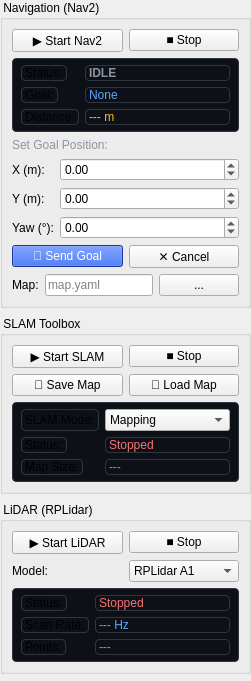
       <widget class="QWidget" name="right_panel">
        <property name="maximumWidth"><number>280</number></property>
        <property name="minimumWidth"><number>260</number></property>
        <layout class="QVBoxLayout" name="right_vlayout">
         <property name="spacing"><number>8</number></property>
         <property name="leftMargin"><number>0</number></property>
     <property name="topMargin"><number>0</number></property>
     <property name="rightMargin"><number>0</number></property>
     <property name="bottomMargin"><number>0</number></property>

         <!-- NAVIGATION GROUP -->
         <item>
          <widget class="QGroupBox" name="grp_navigation">
           <property name="title"><string> Navigation (Nav2)</string></property>
           <layout class="QVBoxLayout">
            <property name="spacing"><number>6</number></property>

            <item>
             <layout class="QHBoxLayout">
              <item>
               <widget class="QPushButton" name="btn_nav_start">
                <property name="text"><string>▶ Start Nav2</string></property>
               </widget>
              </item>
              <item>
               <widget class="QPushButton" name="btn_nav_stop">
                <property name="text"><string>■ Stop</string></property>
               </widget>
              </item>
             </layout>
            </item>

            <!-- Nav Status -->
            <item>
             <widget class="QFrame">
              <property name="styleSheet">
               <string notr="true">QFrame { background: #0d1117; border: 1px solid #30363d; border-radius: 4px; }</string>
              </property>
              <layout class="QFormLayout">
               <property name="leftMargin"><number>8</number></property>
     <property name="topMargin"><number>6</number></property>
     <property name="rightMargin"><number>8</number></property>
     <property name="bottomMargin"><number>6</number></property>
               <item row="0" column="0">
                <widget class="QLabel"><property name="text"><string>Status:</string></property></widget>
               </item>
               <item row="0" column="1">
                <widget class="QLabel" name="lbl_nav_status">
                 <property name="text"><string>IDLE</string></property>
                 <property name="styleSheet"><string notr="true">color: #8b949e; font-weight: bold;</string></property>
                </widget>
               </item>
               <item row="1" column="0">
                <widget class="QLabel"><property name="text"><string>Goal:</string></property></widget>
               </item>
               <item row="1" column="1">
                <widget class="QLabel" name="lbl_nav_goal">
                 <property name="text"><string>None</string></property>
                 <property name="styleSheet"><string notr="true">color: #58a6ff;</string></property>
                </widget>
               </item>
               <item row="2" column="0">
                <widget class="QLabel"><property name="text"><string>Distance:</string></property></widget>
               </item>
               <item row="2" column="1">
                <widget class="QLabel" name="lbl_nav_dist">
                 <property name="text"><string>--- m</string></property>
                 <property name="styleSheet"><string notr="true">color: #fbbf24;</string></property>
                </widget>
               </item>
              </layout>
             </widget>
            </item>

            <!-- Goal input -->
            <item>
             <widget class="QLabel">
              <property name="text"><string>Set Goal Position:</string></property>
              <property name="styleSheet"><string notr="true">color: #8b949e;</string></property>
             </widget>
            </item>
            <item>
             <layout class="QFormLayout">
              <item row="0" column="0">
               <widget class="QLabel"><property name="text"><string>X (m):</string></property></widget>
              </item>
              <item row="0" column="1">
               <widget class="QDoubleSpinBox" name="spin_goal_x">
                <property name="minimum"><double>-100.0</double></property>
                <property name="maximum"><double>100.0</double></property>
                <property name="singleStep"><double>0.1</double></property>
                <property name="value"><double>0.0</double></property>
               </widget>
              </item>
              <item row="1" column="0">
               <widget class="QLabel"><property name="text"><string>Y (m):</string></property></widget>
              </item>
              <item row="1" column="1">
               <widget class="QDoubleSpinBox" name="spin_goal_y">
                <property name="minimum"><double>-100.0</double></property>
                <property name="maximum"><double>100.0</double></property>
                <property name="singleStep"><double>0.1</double></property>
                <property name="value"><double>0.0</double></property>
               </widget>
              </item>
              <item row="2" column="0">
               <widget class="QLabel"><property name="text"><string>Yaw (°):</string></property></widget>
              </item>
              <item row="2" column="1">
               <widget class="QDoubleSpinBox" name="spin_goal_yaw">
                <property name="minimum"><double>-180.0</double></property>
                <property name="maximum"><double>180.0</double></property>
                <property name="singleStep"><double>5.0</double></property>
                <property name="value"><double>0.0</double></property>
               </widget>
              </item>
             </layout>
            </item>
            <item>
             <layout class="QHBoxLayout">
              <item>
               <widget class="QPushButton" name="btn_send_goal">
                <property name="text"><string>📍 Send Goal</string></property>
                <property name="styleSheet">
                 <string notr="true">QPushButton { background-color: #1d4ed8; border-color: #3b82f6; color: white; }</string>
                </property>
               </widget>
              </item>
              <item>
               <widget class="QPushButton" name="btn_cancel_goal">
                <property name="text"><string>✕ Cancel</string></property>
               </widget>
              </item>
             </layout>
            </item>

            <!-- Map files -->
            <item>
             <layout class="QHBoxLayout">
              <item>
               <widget class="QLabel"><property name="text"><string>Map:</string></property></widget>
              </item>
              <item>
               <widget class="QLineEdit" name="edit_map_file">
                <property name="placeholderText"><string>map.yaml</string></property>
               </widget>
              </item>
              <item>
               <widget class="QPushButton" name="btn_browse_map">
                <property name="text"><string>...</string></property>
                <property name="maximumWidth"><number>30</number></property>
               </widget>
              </item>
             </layout>
            </item>

           </layout>
          </widget>
         </item>

         <!-- SLAM GROUP -->
         <item>
          <widget class="QGroupBox" name="grp_slam">
           <property name="title"><string> SLAM Toolbox</string></property>
           <layout class="QVBoxLayout">
            <property name="spacing"><number>6</number></property>

            <item>
             <layout class="QHBoxLayout">
              <item>
               <widget class="QPushButton" name="btn_slam_start">
                <property name="text"><string>▶ Start SLAM</string></property>
               </widget>
              </item>
              <item>
               <widget class="QPushButton" name="btn_slam_stop">
                <property name="text"><string>■ Stop</string></property>
               </widget>
              </item>
             </layout>
            </item>

            <item>
             <layout class="QHBoxLayout">
              <item>
               <widget class="QPushButton" name="btn_save_map">
                <property name="text"><string>💾 Save Map</string></property>
               </widget>
              </item>
              <item>
               <widget class="QPushButton" name="btn_load_map">
                <property name="text"><string>📂 Load Map</string></property>
               </widget>
              </item>
             </layout>
            </item>

            <item>
             <widget class="QFrame">
              <property name="styleSheet">
               <string notr="true">QFrame { background: #0d1117; border: 1px solid #30363d; border-radius: 4px; }</string>
              </property>
              <layout class="QFormLayout">
               <property name="leftMargin"><number>8</number></property>
     <property name="topMargin"><number>6</number></property>
     <property name="rightMargin"><number>8</number></property>
     <property name="bottomMargin"><number>6</number></property>
               <item row="0" column="0">
                <widget class="QLabel"><property name="text"><string>SLAM Mode:</string></property></widget>
               </item>
               <item row="0" column="1">
                <widget class="QComboBox" name="combo_slam_mode">
                 <item><property name="text"><string>Mapping</string></property></item>
                 <item><property name="text"><string>Localization</string></property></item>
                 <item><property name="text"><string>Async</string></property></item>
                </widget>
               </item>
               <item row="1" column="0">
                <widget class="QLabel"><property name="text"><string>Status:</string></property></widget>
               </item>
               <item row="1" column="1">
                <widget class="QLabel" name="lbl_slam_status">
                 <property name="text"><string>Stopped</string></property>
                 <property name="styleSheet"><string notr="true">color: #f87171;</string></property>
                </widget>
               </item>
               <item row="2" column="0">
                <widget class="QLabel"><property name="text"><string>Map Size:</string></property></widget>
               </item>
               <item row="2" column="1">
                <widget class="QLabel" name="lbl_map_size">
                 <property name="text"><string>---</string></property>
                 <property name="styleSheet"><string notr="true">color: #8b949e;</string></property>
                </widget>
               </item>
              </layout>
             </widget>
            </item>

           </layout>
          </widget>
         </item>

         <!-- LIDAR GROUP -->
         <item>
          <widget class="QGroupBox" name="grp_lidar">
           <property name="title"><string> LiDAR (RPLidar)</string></property>
           <layout class="QVBoxLayout">
            <property name="spacing"><number>6</number></property>

            <item>
             <layout class="QHBoxLayout">
              <item>
               <widget class="QPushButton" name="btn_lidar_start">
                <property name="text"><string>▶ Start LiDAR</string></property>
               </widget>
              </item>
              <item>
               <widget class="QPushButton" name="btn_lidar_stop">
                <property name="text"><string>■ Stop</string></property>
               </widget>
              </item>
             </layout>
            </item>

            <item>
             <layout class="QHBoxLayout">
              <item>
               <widget class="QLabel"><property name="text"><string>Model:</string></property></widget>
              </item>
              <item>
               <widget class="QComboBox" name="combo_lidar_model">
                <item><property name="text"><string>RPLidar A1</string></property></item>
                <item><property name="text"><string>RPLidar A2</string></property></item>
                <item><property name="text"><string>RPLidar A3</string></property></item>
                <item><property name="text"><string>RPLidar S1</string></property></item>
                <item><property name="text"><string>RPLidar S2</string></property></item>
               </widget>
              </item>
             </layout>
            </item>

            <item>
             <widget class="QFrame">
              <property name="styleSheet">
               <string notr="true">QFrame { background: #0d1117; border: 1px solid #30363d; border-radius: 4px; }</string>
              </property>
              <layout class="QFormLayout">
               <property name="leftMargin"><number>8</number></property>
     <property name="topMargin"><number>6</number></property>
     <property name="rightMargin"><number>8</number></property>
     <property name="bottomMargin"><number>6</number></property>
               <item row="0" column="0">
                <widget class="QLabel"><property name="text"><string>Status:</string></property></widget>
               </item>
               <item row="0" column="1">
                <widget class="QLabel" name="lbl_lidar_status">
                 <property name="text"><string>Stopped</string></property>
                 <property name="styleSheet"><string notr="true">color: #f87171;</string></property>
                </widget>
               </item>
               <item row="1" column="0">
                <widget class="QLabel"><property name="text"><string>Scan Rate:</string></property></widget>
               </item>
               <item row="1" column="1">
                <widget class="QLabel" name="lbl_scan_rate">
                 <property name="text"><string>--- Hz</string></property>
                 <property name="styleSheet"><string notr="true">color: #58a6ff;</string></property>
                </widget>
               </item>
               <item row="2" column="0">
                <widget class="QLabel"><property name="text"><string>Points:</string></property></widget>
               </item>
               <item row="2" column="1">
                <widget class="QLabel" name="lbl_scan_points">
                 <property name="text"><string>---</string></property>
                 <property name="styleSheet"><string notr="true">color: #58a6ff;</string></property>
                </widget>
               </item>
              </layout>
             </widget>
            </item>

           </layout>
          </widget>
         </item>

         <item>
          <spacer>
           <property name="orientation"><enum>Qt::Vertical</enum></property>
          </spacer>
         </item>

        </layout>
       </widget>
